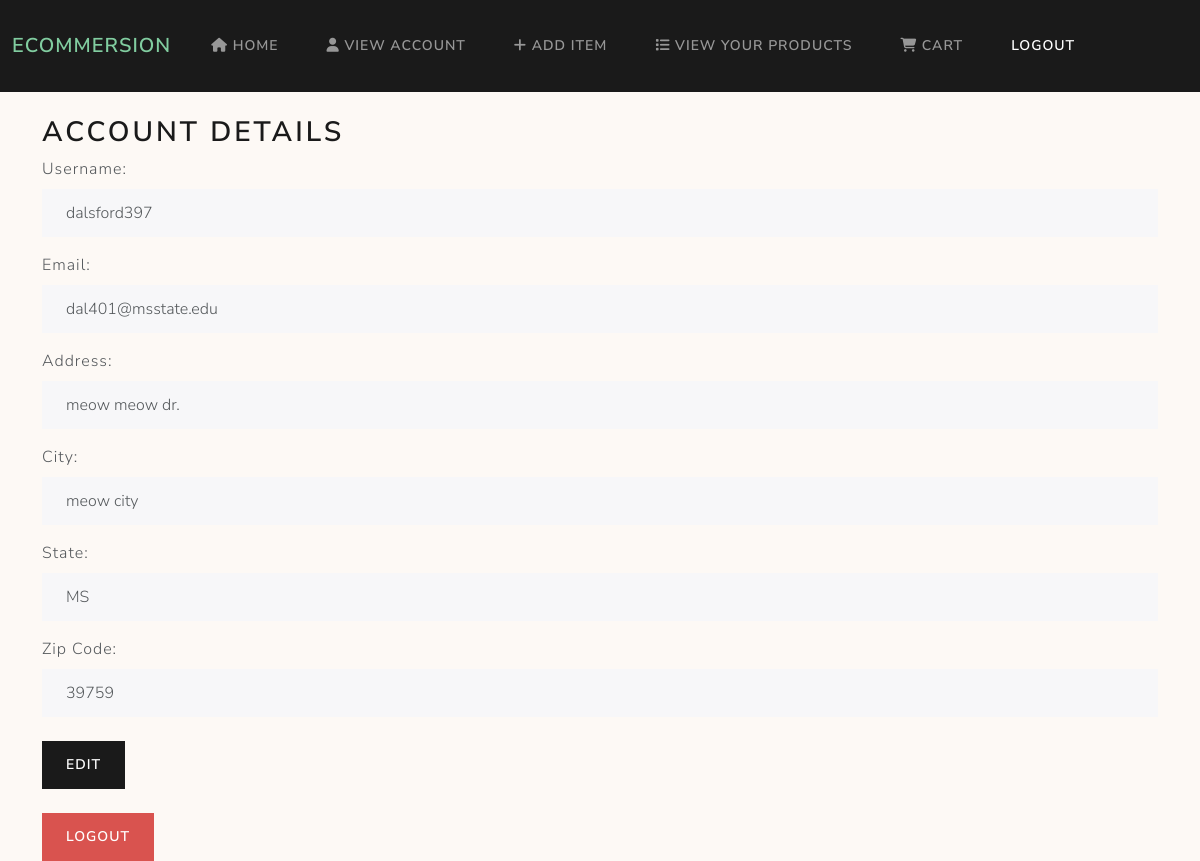
The page /viewAccount (signed in) on the database its author committed.
### models.py (models this page shows, shortened)
class User(db.Model, UserMixin):
    __tablename__ = 'users'
    userID = Column(Integer, primary_key=True)
    username = Column(String(50), nullable=False)
    password = Column(String(50), nullable=False)
    email = Column(String(50), nullable=False)
    address = Column(String(50), nullable=False)
    city = Column(String(50), nullable=False)
    state = Column(String(50), nullable=False)
    zipCode = Column(String(50), nullable=False)
    isAdmin = Column(Integer, nullable=False)

### main.py (the view)
@app.route("/viewAccount", methods=["GET", "POST"])
@login_required
def viewAccount():
    if current_user.is_authenticated:
        return render_template("viewAccount.html", user=current_user)
    else:
        return redirect(url_for("login"))

### main.py (called while the page is built)
@login.user_loader
def load_user(id):
    return db.session.get(User, int(id))

### templates/viewAccount.html
{% extends "home.html" %}
{% block content %}
<div class="container mt-4">
    <h2>Account Details</h2>
        <div class="mb-3">
            <label for="username" class="form-label">Username:</label>
            <input type="text" class="form-control" id="username" name="username" value="{{ user.username }}" readonly>
        </div>
        <div class="mb-3">
            <label for="email" class="form-label">Email:</label>
            <input type="email" class="form-control" id="email" name="email" value="{{ user.email }}" readonly>
        </div>
        <div class="mb-3">
            <label for="address" class="form-label">Address:</label>
            <input type="text" class="form-control" id="address" name="address" value="{{ user.address }}" readonly>
        </div>
        <div class="mb-3">
            <label for="city" class="form-label">City:</label>
            <input type="text" class="form-control" id="city" name="city" value="{{ user.city }}" readonly>
        </div>
        <div class="mb-3">
            <label for="state" class="form-label">State:</label>
            <input type="text" class="form-control" id="state" name="state" value="{{ user.state }}" readonly>
        </div>
        <div class="mb-3">
            <label for="zipcode" class="form-label">Zip Code:</label>
            <input type="text" class="form-control" id="zipcode" name="zipCode" value="{{ user.zipCode }}" readonly>
        </div>
        <div class="mt-4">
            <a href="{{ url_for('editAccount') }}" class="btn btn-primary">edit</a>
        </div>
        <div class="mt-4">
            <a href="{{ url_for('logout') }}" class="btn btn-danger">Logout</a>
        </div>
</div>
{% endblock %}

### templates/home.html (style rules this page uses)
body { background-color:rgb(253, 249, 245); }

### rows shown on the page
User: username "dalsford397", email "dal401@msstate.edu", address "meow meow dr.", city "meow city", state "MS", zipCode "39759"
